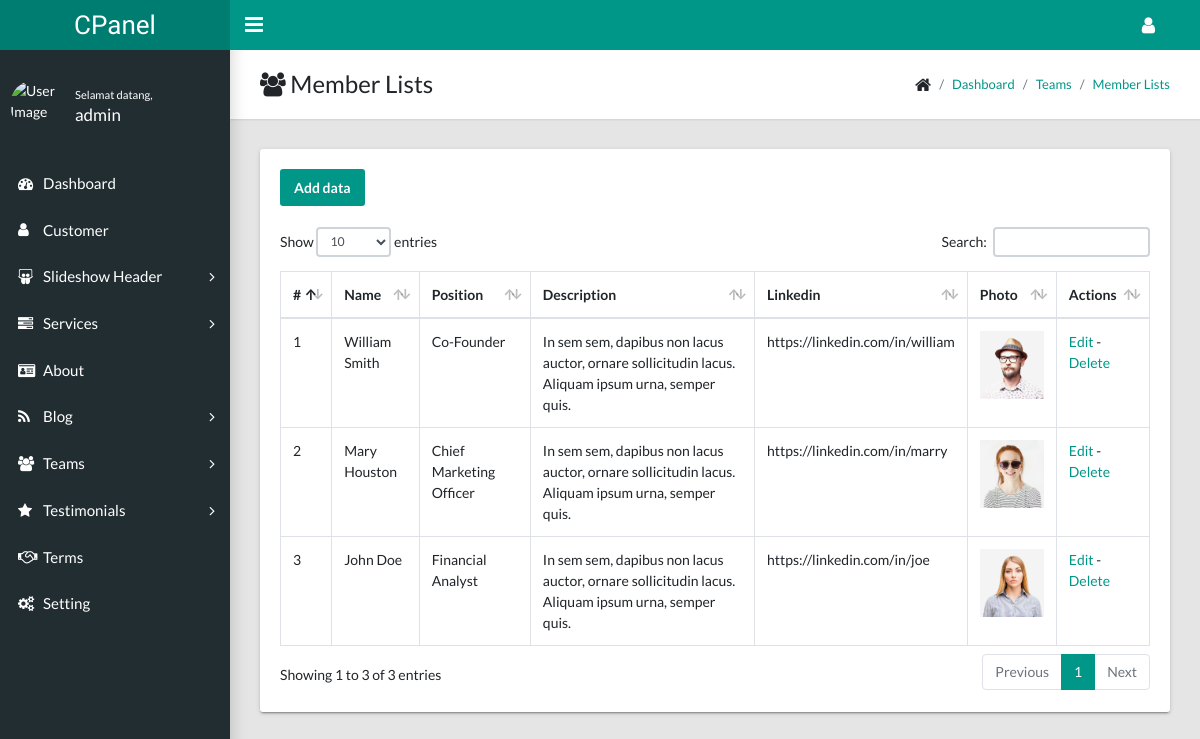
The page /control/teams/list.php (signed in) on the database its author committed.
### tables this page shows
CREATE TABLE `teams` (
  `id` int(11) NOT NULL,
  `name` varchar(100) NOT NULL,
  `position` varchar(100) NOT NULL,
  `description` text NOT NULL,
  `linkedin` text NOT NULL,
  `photo` text NOT NULL
);

### control/includes/config.php (called while the page is built)
<?php
$dbhost = "localhost";
$dbname = "wizhart";
$dbuser = "root";
$dbpass = "";
$dbcharset = "utf8";
function base_url($page = null){
    $url = "http://localhost/wizh/control/";
    $result = $url . $page;
    return $result;
}

### control/includes/mysqlbase.php (called while the page is built, shortened)
<?php
    class MySQLBase {
        protected $connection;
        public function __construct($hostname, $database, $username, $password) {
            $this->connection = new mysqli($hostname, $username, $password, $database);
        }
        public function getAll($tableName) {
            $query = "SELECT * FROM " . $tableName;
            $result = $this->connection->query($query);
            return $result;
        }
    }

### control/teams/list.php (the view, shortened to what this page needs)
<?php
    include_once("../includes/config.php");
?>
<!DOCTYPE html>
<html lang="en">
  <head>
    <link rel="stylesheet" type="text/css" href="../assets/css/main.css">
    <link rel="stylesheet" type="text/css" href="https://maxcdn.bootstrapcdn.com/font-awesome/4.7.0/css/font-awesome.min.css">
  </head>
  <body class="app sidebar-mini">
    <?php include_once("../includes/header.php"); ?>
    <?php include_once("../includes/sidebar.php"); ?>
    <main class="app-content">
      <div class="app-title">
        <div>
          <h1><i class="fa fa-users"></i> Member Lists</h1>
        </div>
        <ul class="app-breadcrumb breadcrumb">
          <li class="breadcrumb-item"><i class="fa fa-home fa-lg"></i></li>
          <li class="breadcrumb-item"><a href="#">Dashboard</a></li>
          <li class="breadcrumb-item"><a href="#">Teams</a></li>
          <li class="breadcrumb-item"><a href="#">Member Lists</a></li>
        </ul>
      </div>
      <div class="row">
      <div class="col-md-12">
          <div class="tile">
            <div>
              <a href="add.php"><button class="btn btn-primary" type="submit">Add data</button></a>
              <br><br>
            </div>
            <div class="tile-body">
              <div class="table-responsive">
                <table class="table table-hover table-bordered" id="sampleTable">
                  <thead>
                    <tr>
                      <th>#</th>
                      <th>Name</th>
                      <th>Position</th>
                      <th>Description</th>
                      <th>Linkedin</th>
                      <th>Photo</th>
                      <th>Actions</th>
                    </tr>
                  </thead>
                  <tbody>
                    <?php
                      include '../includes/mysqlbase.php';
                      $db = new MySQLBase($dbhost, $dbname, $dbuser, $dbpass, $dbcharset);
                      $result = $db->getAll("teams");
                      $no = 1;
                      foreach ($result as $r) {
                    ?>
                    <tr>
                      <td><?= $no ?></td>
                      <td><?= $r['name'] ?></td>
                      <td><?= $r['position'] ?></td>
                      <td><?= $r['description'] ?></td>
                      <td><?= $r['linkedin'] ?></td>
                      <td>
                        <img src="../../assets/images/teams/<?= $r['photo'] ?>" alt="" width="64px">
                      </td>
                      <td>
                        <a href="edit.php?id=<?= $r['id'] ?>">Edit</a> -
                        <a href="delete.php?id=<?= $r['id'] ?>" onclick="return confirm('Are you sure you want to delete this data?');">Delete</a></td>
                    </tr>
                    <?php $no++; } ?>
                  </tbody>
                </table>
              </div>
            </div>
          </div>
        </div>
      </div>
    </main>
  </body>
</html>

### control/includes/header.php (shortened to what this page needs)
<header class="app-header"><a class="app-header__logo" href="<?= base_url(); ?>">CPanel</a>
    <a class="app-sidebar__toggle" href="#" data-toggle="sidebar" aria-label="Hide Sidebar"></a>
    <ul class="app-nav">
    <li class="dropdown"><a class="app-nav__item" href="#" data-toggle="dropdown" aria-label="Open Profile Menu"><i class="fa fa-user fa-lg"></i></a>
    </li>
    </ul>
</header>

### control/includes/sidebar.php (shortened to what this page needs)
<aside class="app-sidebar">
  <div class="app-sidebar__user"><img class="app-sidebar__user-avatar" width="50px" height="50px" src="https://adminlte.io/themes/dev/AdminLTE/dist/img/user2-160x160.jpg" alt="User Image">
    <div>
      <p class="app-sidebar__user-designation"><small>Selamat datang,</small></p>
      <p class="app-sidebar__user-name"><?= $_SESSION['username'] ?></p>
    </div>
  </div>
  <ul class="app-menu">
    <li><a class="app-menu__item" href="<?= base_url("dashboard.php") ?>"><i class="app-menu__icon fa fa-dashboard"></i><span class="app-menu__label">Dashboard</span></a></li>
    <li><a class="app-menu__item" href="<?= base_url("customer/list.php") ?>"><i class="app-menu__icon fa fa-user"></i><span class="app-menu__label">Customer</span></a></li>
    <li class="treeview">
        <a class="app-menu__item" href="#" data-toggle="treeview">
            <i class="app-menu__icon fa fa-slideshare"></i>
            <span class="app-menu__label">Slideshow Header</span>
            <i class="treeview-indicator fa fa-angle-right"></i>
        </a>
    </li>
    <li class="treeview">
        <a class="app-menu__item" href="#" data-toggle="treeview">
            <i class="app-menu__icon fa fa-tasks"></i>
            <span class="app-menu__label">Services</span>
            <i class="treeview-indicator fa fa-angle-right"></i>
        </a>
    </li>
    <li>
        <a class="app-menu__item" href="<?= base_url("setting/about.php") ?>">
            <i class="app-menu__icon fa fa-id-card"></i>
            <span class="app-menu__label">About</span>
        </a>
    </li>
    <li class="treeview">
        <a class="app-menu__item" href="#" data-toggle="treeview">
            <i class="app-menu__icon fa fa-rss"></i>
            <span class="app-menu__label">Blog</span>
            <i class="treeview-indicator fa fa-angle-right"></i>
        </a>
    </li>
    <li class="treeview">
        <a class="app-menu__item" href="#" data-toggle="treeview">
            <i class="app-menu__icon fa fa-users"></i>
            <span class="app-menu__label">Teams</span>
            <i class="treeview-indicator fa fa-angle-right"></i>
        </a>
    </li>
    <li class="treeview">
        <a class="app-menu__item" href="#" data-toggle="treeview">
            <i class="app-menu__icon fa fa-star"></i>
            <span class="app-menu__label">Testimonials</span>
            <i class="treeview-indicator fa fa-angle-right"></i>
        </a>
    </li>
    <li><a class="app-menu__item" href="<?= base_url("setting/terms.php") ?>"><i class="app-menu__icon fa fa-handshake-o"></i><span class="app-menu__label">Terms</span></a></li>
    <li><a class="app-menu__item" href="<?= base_url("setting/index.php") ?>"><i class="app-menu__icon fa fa-cogs"></i><span class="app-menu__label">Setting</span></a></li>
  </ul>
</aside>

### rows shown on the page
teams: name "William Smith", position "Co-Founder", description "In sem sem, dapibus non lacus auctor, ornare sollicitudin lacus. Aliquam ipsum urna, semper quis.", linkedin "https://linkedin.com/in/william", photo (picture)
teams: name "Mary Houston", position "Chief Marketing Officer", description "In sem sem, dapibus non lacus auctor, ornare sollicitudin lacus. Aliquam ipsum urna, semper quis.", linkedin "https://linkedin.com/in/marry", photo (picture)
teams: name "John Doe", position "Financial Analyst", description "In sem sem, dapibus non lacus auctor, ornare sollicitudin lacus. Aliquam ipsum urna, semper quis.", linkedin "https://linkedin.com/in/joe", photo (picture)

### other values the page prints
$_SESSION['username'] "admin"
